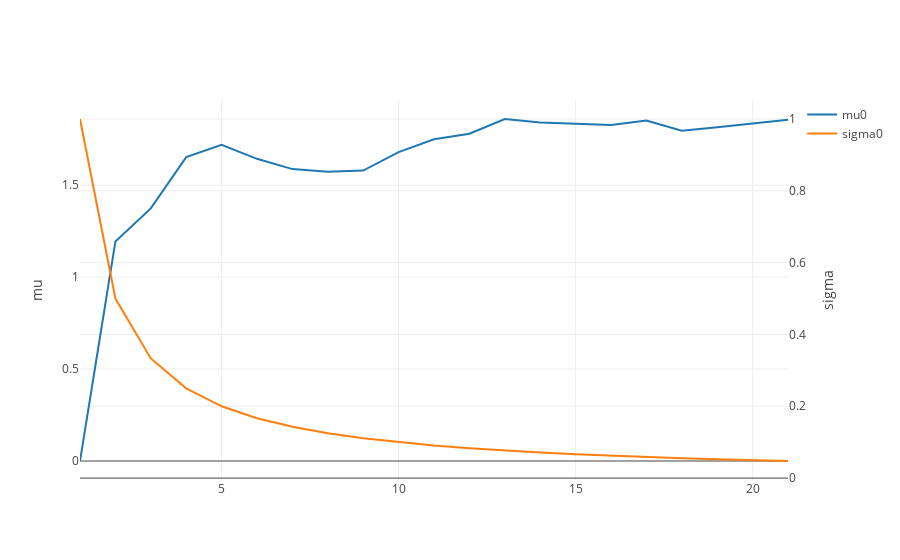

The notebook cell saved with this chart:
### Code cell
iplot(plot_gaussian_learning(priors))

### Figure 1 — Plotly figure (JSON) as saved in the notebook; plotly's stock layout.template omitted (floating-point values rounded to 4 significant figures)
{"data": [{"name": "mu0", "type": "scatter", "uid": "567806b5-5e65-415b-8215-231daad37873", "x": [1, 2, 3, 4, 5, 6, 7, 8, 9, 10, 11, 12, 13, 14, 15, 16, 17, 18, 19, 20, 21], "y": [0, 1.193, 1.373, 1.652, 1.718, 1.643, 1.587, 1.573, 1.579, 1.679, 1.749, 1.779, 1.859, 1.84, 1.833, 1.827, 1.852, 1.796, 1.814, 1.836, 1.855]}, {"name": "sigma0", "type": "scatter", "uid": "fe25b85b-33de-4ac6-a715-739fee0ac06a", "x": [1, 2, 3, 4, 5, 6, 7, 8, 9, 10, 11, 12, 13, 14, 15, 16, 17, 18, 19, 20, 21], "y": [1, 0.5, 0.3333, 0.25, 0.2, 0.1667, 0.1429, 0.125, 0.1111, 0.1, 0.09091, 0.08333, 0.07692, 0.07143, 0.06667, 0.0625, 0.05882, 0.05556, 0.05263, 0.05, 0.04762], "yaxis": "y2"}], "layout": {"autosize": true, "xaxis": {"autorange": true, "range": [1, 21], "type": "linear"}, "yaxis": {"autorange": true, "range": [-0.1033, 1.963], "title": "mu", "type": "linear"}, "yaxis2": {"autorange": true, "overlaying": "y", "range": [-0.005291, 1.053], "side": "right", "title": "sigma", "type": "linear"}}}
